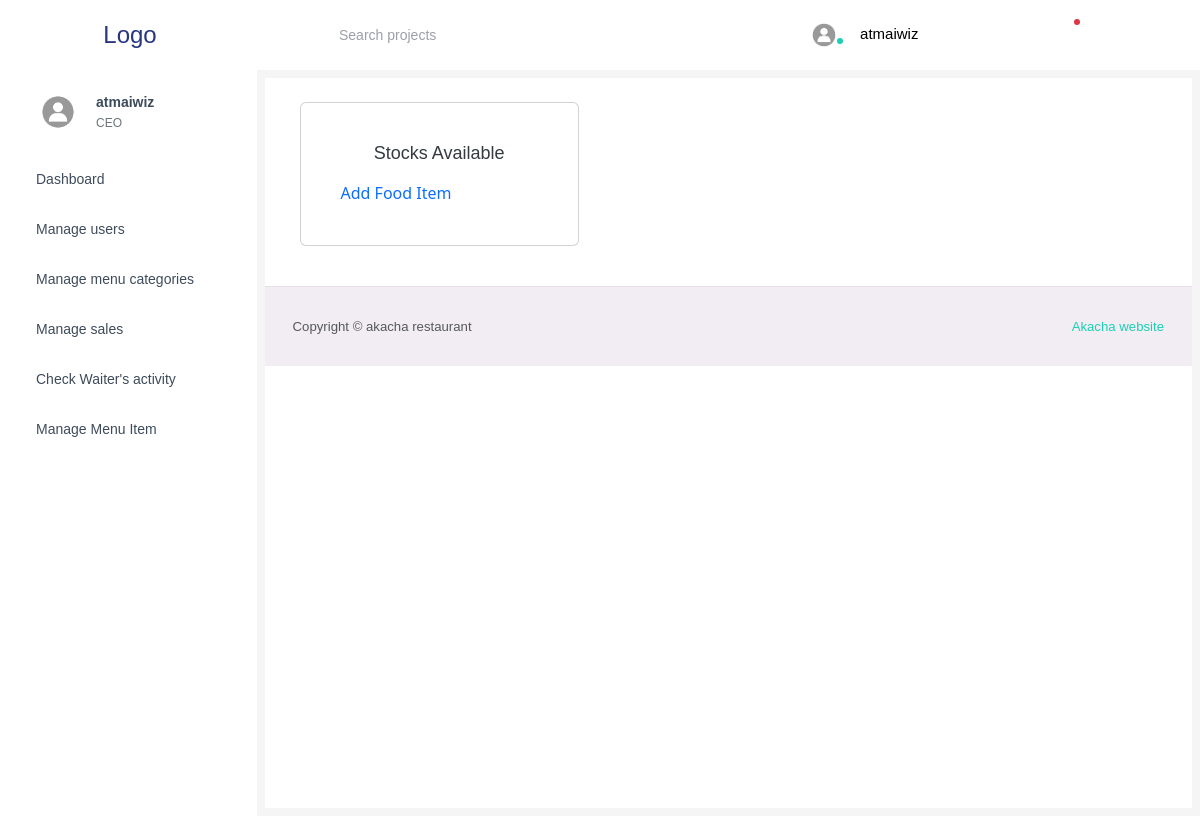
/stock/food_items/ (signed in), run on an earlier commit of the app's database.
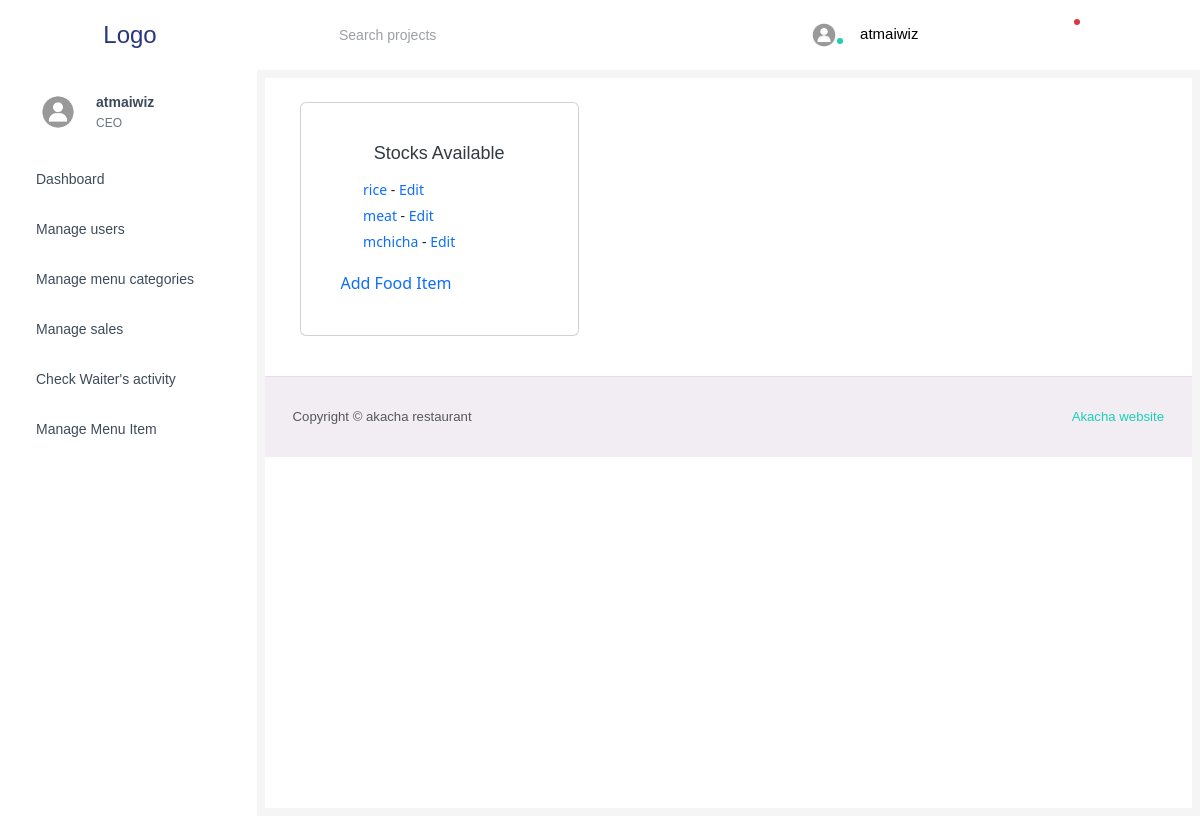
And on a later commit of the database.
### StockManagerApp/models.py (models this page shows, shortened)
class Stock(models.Model):
    objects = models.Manager()
    name = models.CharField(max_length=100)
    description = models.TextField(blank=True, null=True)
    quantity = models.PositiveIntegerField()
    price = models.DecimalField(max_digits=12, decimal_places=2)
    expiration_date = models.DateField()
    reorder_quantity = models.PositiveIntegerField(default=10)  # Set your desired reorder threshold here

### StockManagerApp/views.py (the view)
# urls.py: path('food_items/', views.food_item_list, name='food_item_list'),
def food_item_list(request):
    food_items = Stock.objects.all()
    return render(request, f'StockManagerApp/{user_validator(request)}/food_item_list.html',
                  {'food_items': food_items})

### hotelmanagement/models.py (called while the page is built)
    def __str__(self):
        return self.user_type

### hotelmanagement/processor.py (called while the page is built)
def user_type_list(request):
    user_type = User_type.objects.all()
    return {'user_types': user_type}

def message_analyser(request):
    try:
        if request.user.user_type.user_type == "Storekeeper":
            print(request.user.user_type)
            sys_messages = Messages.objects.filter(receiver_category=2, opened=False)
            return {"system_message": sys_messages}
        else:
            user = request.user
            messages = Messages.objects.filter(receiver_category=user.user_type, order__send=False)
            return {'messagess': messages}
    except:
        user_type = User_type.objects.all()
        return {'user_types': user_type}

### hotelmanagement/utils.py (called while the page is built)
def user_validator(request):
    if request.user.is_authenticated:
        user_type = request.user.user_type
        return user_type
    else:
        return redirect('login')

### StockManagerApp/templates/StockManagerApp/CEO/food_item_list.html
{% extends 'CEO/base.html' %}
{% block content %}
<br>
<div class="col-md-4 grid-margin stretch-card" style="margin-left: 20px;">
  <div class="card">
    <div class="card-body">
      <h4 class="card-title">Stocks Available</h4>
      <ul class="list-star">
        {% for food_item in food_items %}
          <li>
            <a href="{% url 'view_food_item' food_item.pk %}">{{ food_item.name }}</a>
            - <a href="{% url 'edit_food_item' food_item.pk %}">Edit</a>
          </li>
        {% endfor %}
      </ul>
      <a href="{% url 'add_food_item' %}">Add Food Item</a>
    </div>
  </div>
</div>
{% endblock content %}

What changed in the data, as far as the page shows it:
added Stock: name "rice"
added Stock: name "meat"
added Stock: name "mchicha"
